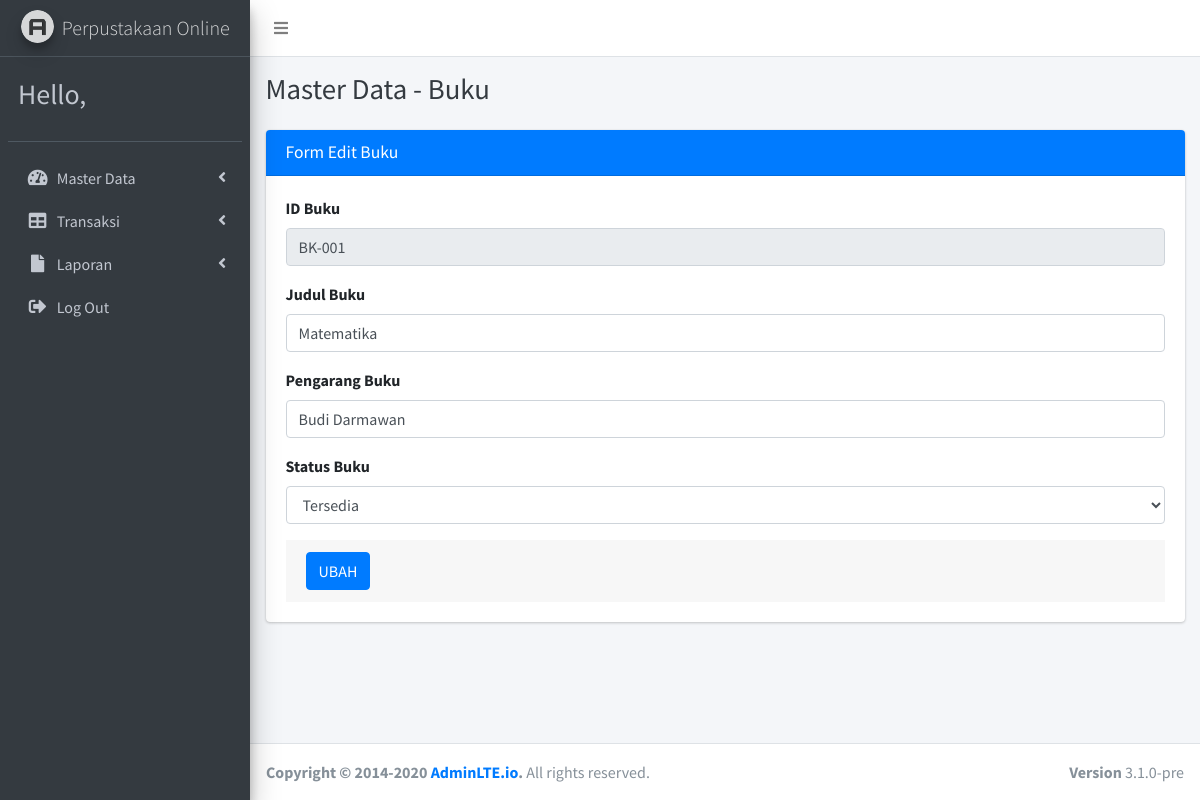
Screenshot of /edit-buku.php?id=BK-001 with the database file from the repository.
### tables this page shows
CREATE TABLE `buku` (
  `id_buku` varchar(11) NOT NULL,
  `judul_buku` text NOT NULL,
  `pengarang_buku` text NOT NULL,
  `status_buku` text NOT NULL
);

### edit-buku.php (the view, shortened to what this page needs)
<!DOCTYPE html>
<html lang="en">
<head>
  <link rel="stylesheet" href="plugins/fontawesome-free/css/all.min.css">
  <link rel="stylesheet" href="https://code.ionicframework.com/ionicons/2.0.1/css/ionicons.min.css">
  <link rel="stylesheet" href="plugins/tempusdominus-bootstrap-4/css/tempusdominus-bootstrap-4.min.css">
  <link rel="stylesheet" href="plugins/icheck-bootstrap/icheck-bootstrap.min.css">
  <link rel="stylesheet" href="plugins/jqvmap/jqvmap.min.css">
  <link rel="stylesheet" href="dist/css/adminlte.min.css">
  <link rel="stylesheet" href="plugins/overlayScrollbars/css/OverlayScrollbars.min.css">
  <link rel="stylesheet" href="plugins/daterangepicker/daterangepicker.css">
  <link rel="stylesheet" href="plugins/summernote/summernote-bs4.min.css">
</head>
<body class="hold-transition sidebar-mini layout-fixed">
	<?php include "header.php";?>
	  <?php include 'menu.php';?>
    </div>
  </aside>
	<div class="content-wrapper">
    <div class="content-header">
      <div class="container-fluid">
        <div class="row mb-2">
          <div class="col-sm-6">
            <h1 class="m-0 text-dark">Master Data - Buku</h1>
          </div>
        </div>
      </div>
    </div>
    <section class="content">
      <div class="container-fluid">
          <div class="row">
          <div class="col-12">
            <div class="card card-primary">
              <div class="card-header">
                <h3 class="card-title">Form Edit Buku</h3>
              </div>
			<?php
			$ambilid = $_GET['id'];
			$query = mysqli_query($koneksi, "SELECT * FROM buku WHERE id_buku = '$ambilid' ");
			$data = mysqli_fetch_array($query);
			?>
			<form method="POST" action="proses-edit-buku.php">
                <div class="card-body">
                  <div class="form-group">
                    <label>ID Buku</label>
                    <input type="text" class="form-control" name="id_buku" placeholder="ID Buku"
					value="<?php echo $data['id_buku']; ?>" readonly>
                  </div>
                  <div class="form-group">
                    <label>Judul Buku</label>
                    <input type="text" class="form-control" name="judul_buku"  placeholder="Judul Buku"
					value="<?php echo $data['judul_buku']; ?>" >
                  </div>
				  <div class="form-group">
                    <label>Pengarang Buku</label>
                    <input type="text" class="form-control" name="pengarang_buku" placeholder="Pengarang Buku"
					value="<?php echo $data['pengarang_buku']; ?>" >
                  </div>
				  <div class="form-group">
                    <label>Status Buku</label>
					<select class="form-control" name="status_buku">
						<option value="Tersedia" <?php if($data['status_buku'] == "Tersedia") { echo "selected"; } ?> > Tersedia </option>
					</select>
                  </div>
                <div class="card-footer">
                  <input type="submit" name="ubah" value="UBAH"
				   onclick="return confirm('Apakah Anda yakin akan mengubah Data?')"
				   class="btn btn-primary" >
                </div>
              </form>
            </div>
          </div>
        </div>
        </div>
      </div>
  </div>
  <footer class="main-footer">
    <strong>Copyright &copy; 2014-2020 <a href="https://adminlte.io">AdminLTE.io</a>.</strong>
    All rights reserved.
    <div class="float-right d-none d-sm-inline-block">
      <b>Version</b> 3.1.0-pre
    </div>
  </footer>
</body>
</html>

### rows the page displays
buku: id_buku "BK-001", judul_buku "Matematika", pengarang_buku "Budi Darmawan", status_buku "Tersedia"
